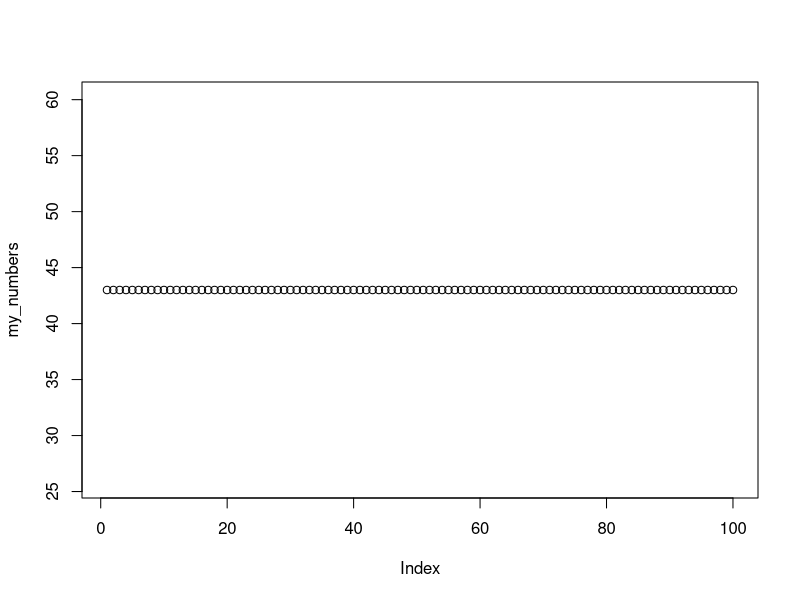
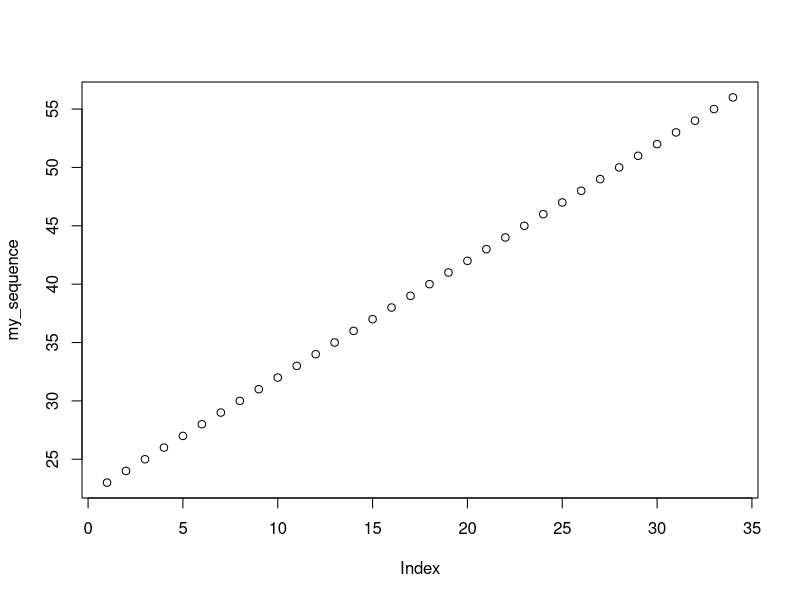
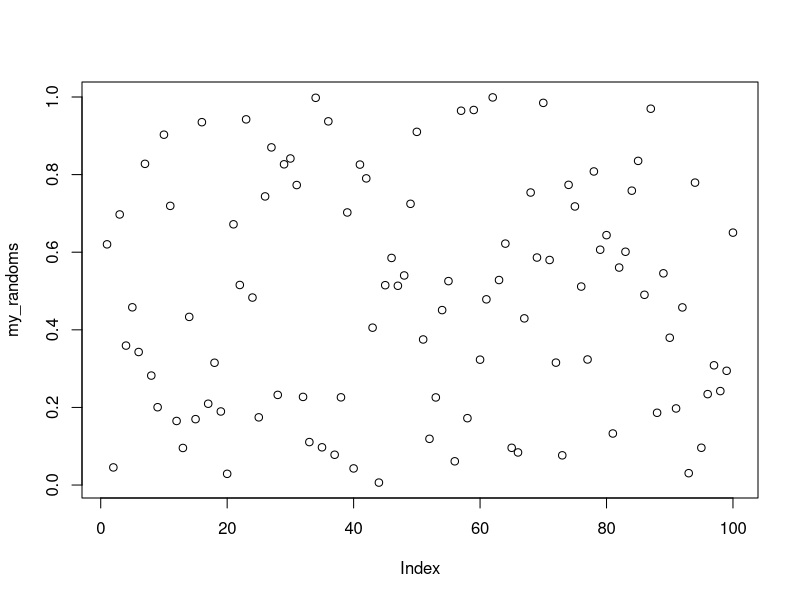
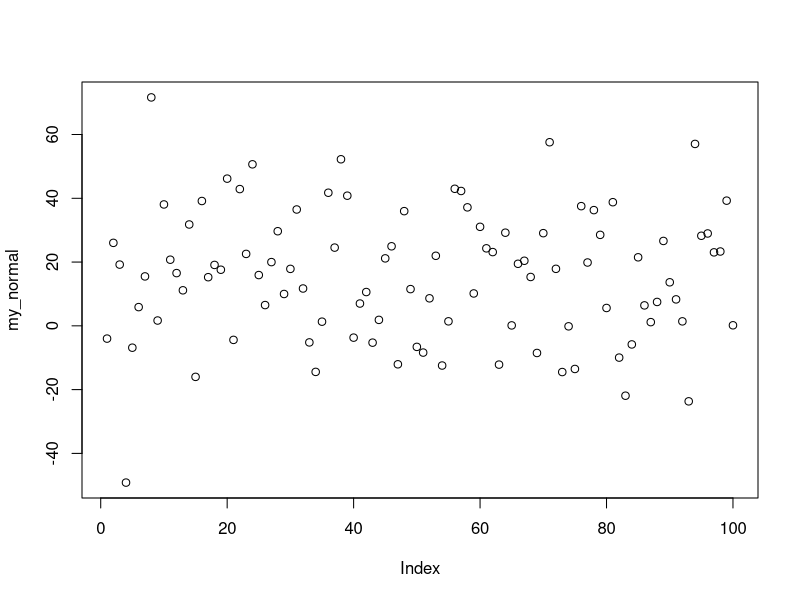
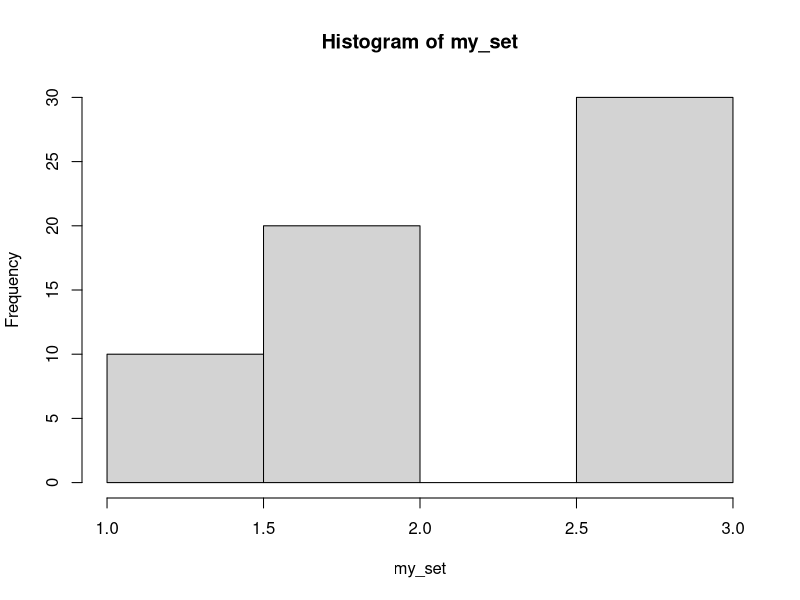
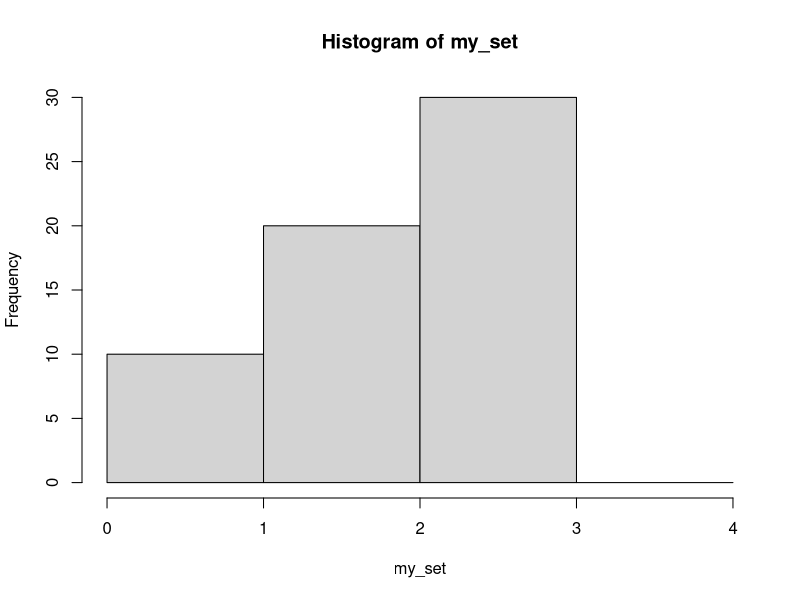
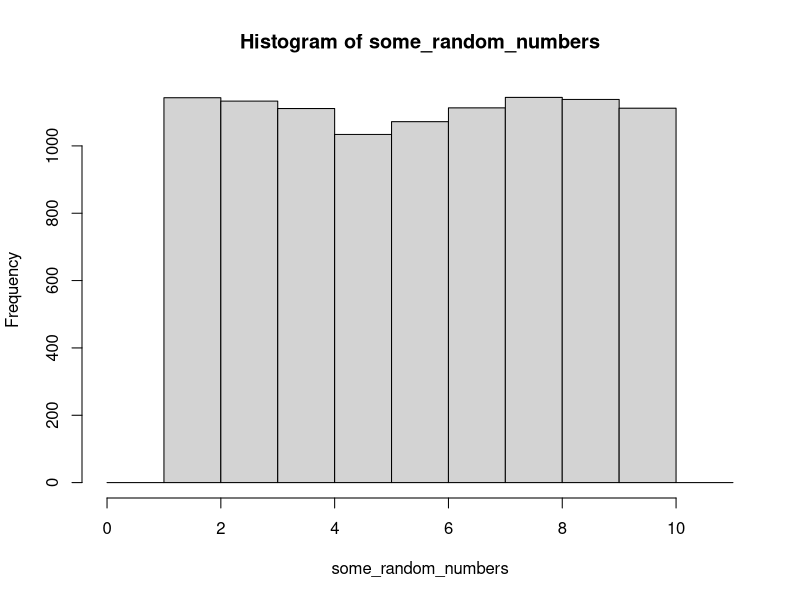
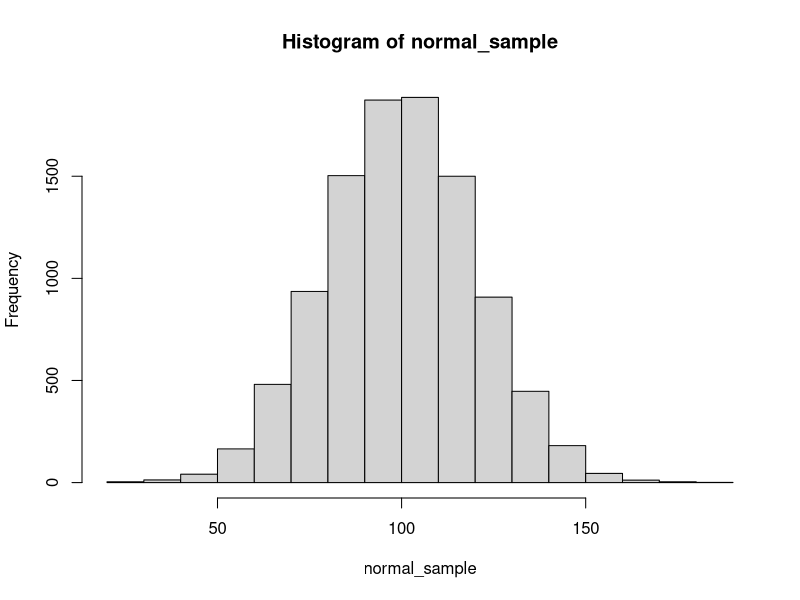

These charts were generated, in order, by the following R code:
## ---- chunk 1
1+1
## ---- chunk 2
7+100
43-23
34*4
22/2
1+(2*3)+5
## ---- chunk 3
# this is a comment
a <- 1+1
b <- 2*3
c <- a+b

## ---- chunk 4
# this is a comment
a <- 1+1 # puts 1+1 into new variable a
b <- 2*3 # puts 2 times 3 into new variable b
c <- a+b # puts the sum of variable a and b into c
## ---- chunk 5
a <- 1+1
## ---- chunk 6
normal_100 <- rnorm(100,100,20)
## ---- chunk 7
my_numbers <- rep(43,100)
## ---- chunk 8
my_sequence <- seq(23,56,1)
## ---- chunk 9
my_randoms <- runif(100,0,1)
## ---- chunk 10
my_normal <- rnorm(100,10,20)
## ---- chunk 11
plot(my_numbers)
## ---- chunk 12
plot(my_sequence)
## ---- chunk 13
plot(my_randoms)
## ---- chunk 14
plot(my_normal)
## ---- chunk 15
my_set <- c(rep(1,10),rep(2,20),rep(3,30))
## ---- chunk 16
my_set
## ---- chunk 17
hist(my_set)
## ---- chunk 18
hist(my_set, breaks=c(0,1,2,3,4))
## ---- chunk 19
some_random_numbers <- runif(10000,1,10)
hist(some_random_numbers,breaks=seq(0,11,1))
#notice I set the breaks using the seq() function
## ---- chunk 20
normal_sample <- rnorm(10000,100,20)
hist(normal_sample)
